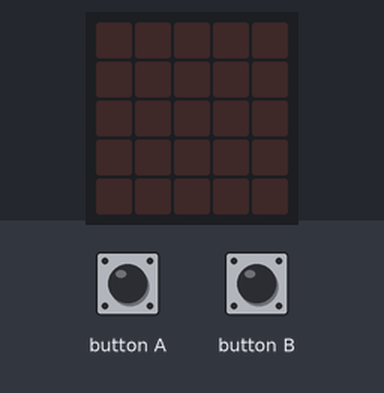
Bench run of a program on a simulated BBC micro:bit (MakeCode). Parts: the board's 5×5 LED display. Inputs (shaded band) come from the test bench.

Above: at 1.2 s.
1.3 s: button A pressed for 0.15 s
At 2.0 s:
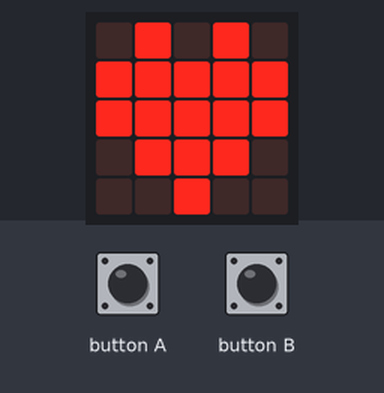
2.9 s: button B pressed for 0.15 s
At 4.4 s:
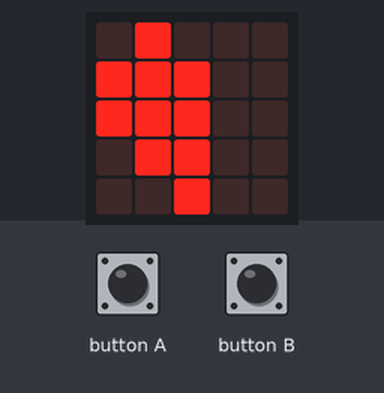
Timing chart, 0 to 5.9 s (numbered marks = the images above; inputs shaded):
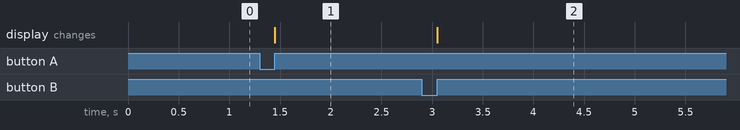

Measured:
- after the input at 1.3 s, the display: changes after 0.15 s (image 1)
- after the input at 2.9 s, the display: changes after 0.15 s (image 2)

The program:

main.ts
```typescript
input.onButtonPressed(Button.A, function () {
    basic.showIcon(IconNames.Heart)
})
input.onButtonPressed(Button.B, function () {
    basic.showLeds(`
        . # . . .
        # # # . .
        # # # . .
        . # # . .
        . . # . .
        `)
})
```

test.ts
```typescript
// aquí va el archivo "tests"; esto no se compilará cuando este paquete se utilice como una extensión.
```
